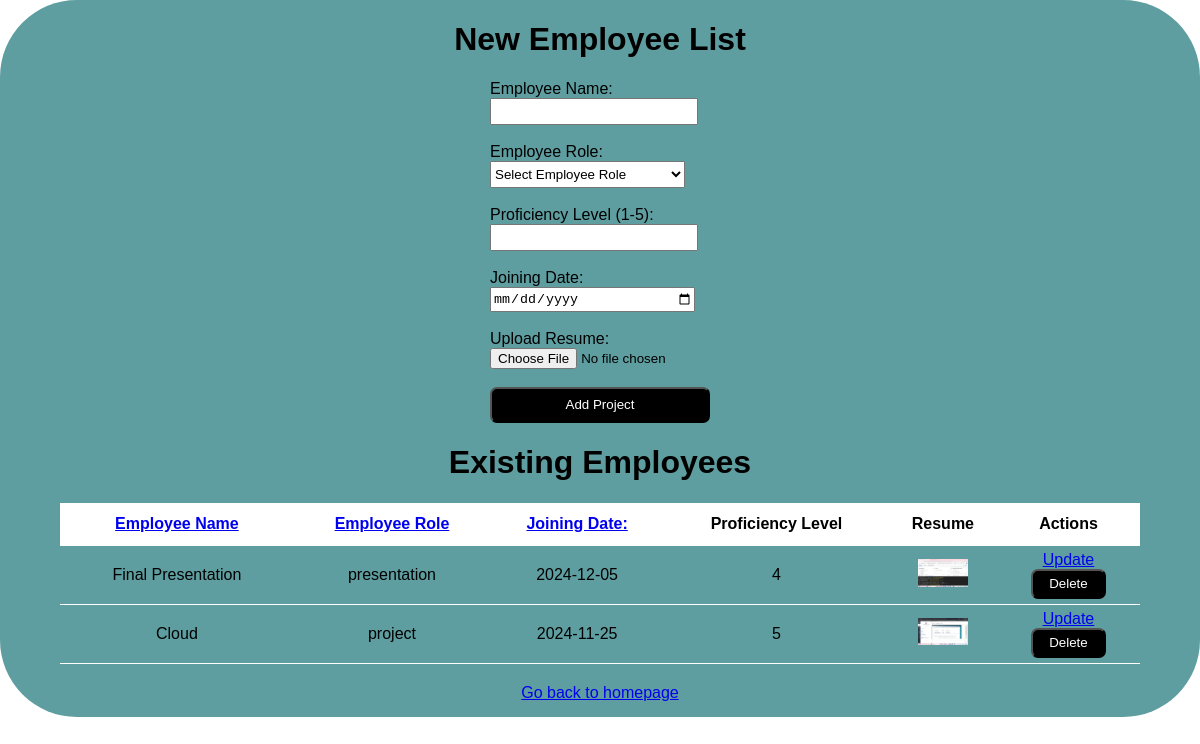
The app's page /final_project?sort_column=category, older data.
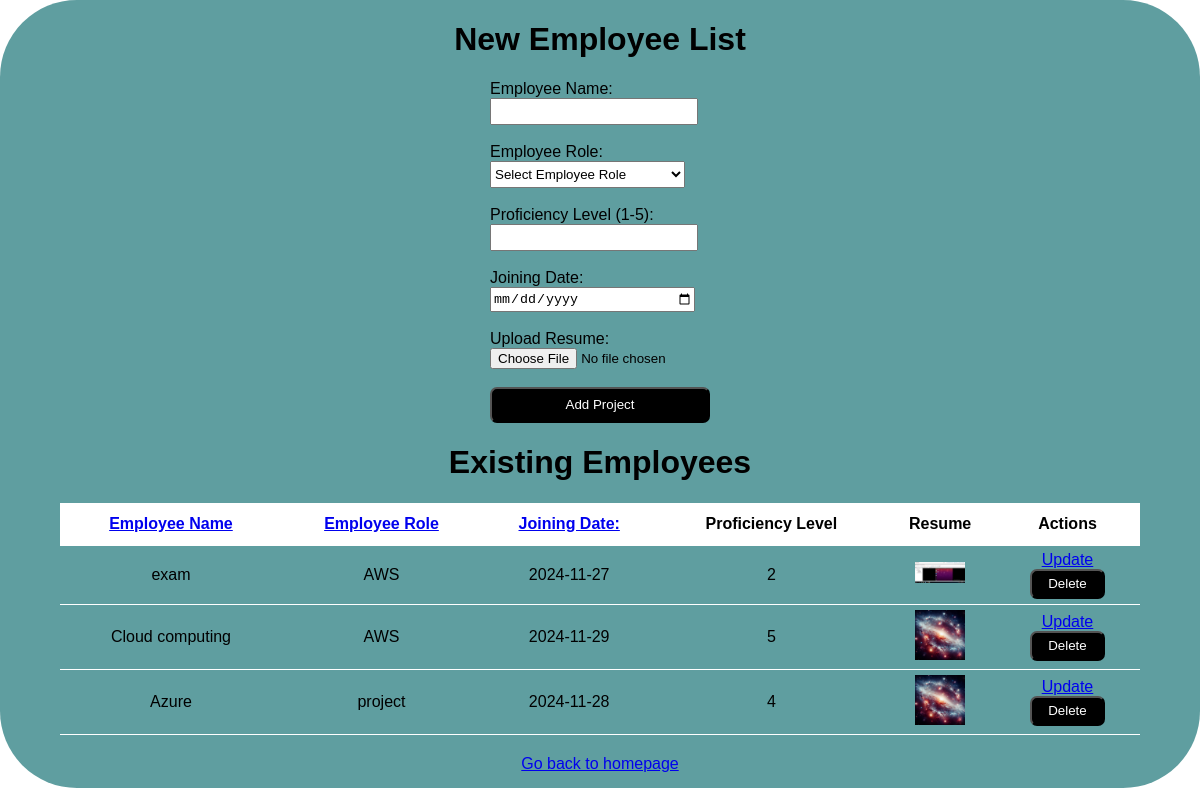
The same page, newer data.
### models.py (models this page shows, shortened)
class Project(db.Model):
    id = db.Column(db.Integer, primary_key=True)
    task = db.Column(db.String(100), nullable=False)
    category = db.Column(db.String(50), nullable=False)
    priority = db.Column(db.Integer, nullable=False)
    due_date = db.Column(db.Date, nullable=False)
    file_name = db.Column(db.String(200), nullable=False)
    date_created = db.Column(db.DateTime, default=datetime.utcnow)

### app.py (the view)
@app.route('/final_project', methods=['POST', 'GET'])
def form():
    if request.method == 'POST':
        try:
            task = request.form['pTask']
            category = request.form['task_type']
            priority = int(request.form['pr'])
            due_date_str = request.form['due_date']
            file = request.files['file_upload']
            due_date = datetime.strptime(due_date_str, '%Y-%m-%d').date()
            UPLOAD_FOLDER = 'static/uploads'
            app.config['UPLOAD_FOLDER'] = UPLOAD_FOLDER
            file_path = os.path.join(app.config['UPLOAD_FOLDER'], file.filename)
            file.save(file_path)
            new_project = Project(
                task=task,
                category=category,
                priority=priority,
                due_date=due_date,
                file_name=file.filename,
            )
            db.session.add(new_project)
            db.session.commit()
            return redirect('/final_project')
        except Exception as e:
            return f'There was an issue adding your project: {e}'
    else:
        sort_column = request.args.get('sort_column', 'task')
        valid_columns = ['task', 'category', 'due_date']
        if sort_column not in valid_columns:
            sort_column = 'task'  # Default to 'priority' if invalid sort_column is provided
        sort_query = asc(getattr(Project, sort_column))
        projects = Project.query.order_by(sort_query).all()
        return render_template('/final_project/Form.html', projects=projects, sort_column=sort_column)

### templates/final_project/Form.html (shortened to what this page needs)
{% extends 'base.html' %}
{% block body %}
<div class="form-container">
    <h1>New Employee List</h1>
    <form action="/final_project" method="POST" enctype="multipart/form-data">
        <label for="PT">Employee Name:</label><br/>
        <input type="text" name="pTask" id="pTask" required><br><br>
        <label for="Project-type">Employee Role:</label><br/>
        <select id="task-type" name="task_type" required>
            <option value="">Select Employee Role</option>
        </select>
        <br><br>
        <label for="priority">Proficiency Level (1-5):</label><br/>
        <input type="number" name="pr" id="pr" min="1" max="5" required><br><br>
        <label for="due-date">Joining Date:</label><br/>
        <input type="date" id="due-date" name="due_date" required>
        <br><br>
        <label for="file-upload">Upload Resume:</label><br/>
        <input type="file" id="file-upload" name="file_upload" required>
        <br><br>
        <input type="submit" value="Add Project" id="sub">
    </form>
    <h1>Existing Employees</h1>
    {% if projects|length < 1 %}
        <h4 style="text-align: center">There are no Employees found. Add a New Employee!</h4>
        {% else %}
        <table class="table_style">
            <tr>
                <th>
                    <a href="?sort_column=priority">Employee Name</a>
                </th>
                <th>
                    <a href="?sort_column=category">Employee Role</a>
                </th>
                <th>
                    <a href="?sort_column=due_date">Joining Date:</a>
                </th>
        <th>Proficiency Level</th>
        <th>Resume</th>
        <th>Actions</th>
    </tr>
    {% for project in projects %}
    <tr>
        <td>{{project.task}}</td>
        <td>{{project.category}}</td>
        <td>{{project.due_date}}</td>
        <td>{{project.priority}}</td>
        <td>
            <a href="{{ url_for('static', filename='uploads/' + project.file_name) }}" >
                <img src="{{ url_for('static', filename='uploads/' + project.file_name) }}" alt="{{ project.file_name }}" style="max-width: 50px; max-height: 50px;">
            </a>
        </td>
        <td>
             <a href="/update_form/{{project.id}}" style="padding-bottom: 10px;">Update</a>
            <br>
            <form action="/delete_form/{{ project.id }}" method="POST" style="display: inline;">
                <button type="submit" id="del">
                    Delete
                </button>
            </form>
        </td>
    </tr>
    {% endfor %}
</table>
{% endif %}
<div style="text-align: center; margin-top:20px;">
    <a href="/">Go back to homepage</a>
</div>
</div>
{% endblock %}

Row changes from the older to the newer data that the page shows:
removed Project: task "Final Presentation", category "presentation", due_date "2024-12-05", priority "4", file_name (picture)
removed Project: task "Cloud", category "project", due_date "2024-11-25", priority "5", file_name (picture)
added Project: task "exam", category "AWS", due_date "2024-11-27", priority "2", file_name (picture)
added Project: task "Cloud computing", category "AWS", due_date "2024-11-29", priority "5", file_name (picture)
added Project: task "Azure", category "project", due_date "2024-11-28", priority "4", file_name (picture)
